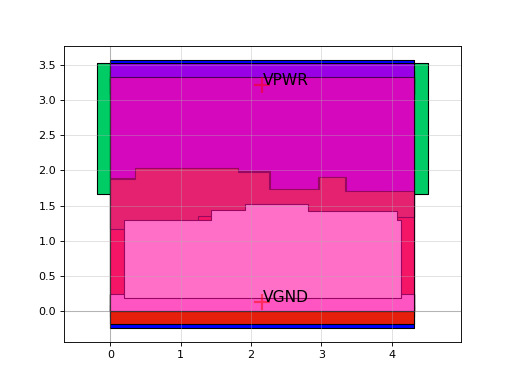

Write the Python code that produced this figure.
import sky130

c = sky130.components.sky130_fd_sc_hs__and4b_1()
c.plot()
